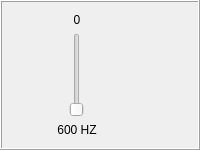
                 <widget class="QFrame" name="frame_4">
                  <property name="frameShape">
                   <enum>QFrame::Box</enum>
                  </property>
                  <property name="frameShadow">
                   <enum>QFrame::Raised</enum>
                  </property>
                  <layout class="QVBoxLayout" name="verticalLayout_6">
                   <item>
                    <layout class="QHBoxLayout" name="horizontalLayout_34">
                     <item>
                      <layout class="QVBoxLayout" name="verticalLayout_36">
                       <item>
                        <widget class="QLabel" name="label_80">
                         <property name="text">
                          <string>0</string>
                         </property>
                         <property name="alignment">
                          <set>Qt::AlignCenter</set>
                         </property>
                        </widget>
                       </item>
                       <item>
                        <layout class="QHBoxLayout" name="horizontalLayout_35">
                         <item>
                          <widget class="QSlider" name="verticalSlider_22">
                           <property name="sizePolicy">
                            <sizepolicy hsizetype="Maximum" vsizetype="Expanding">
                             <horstretch>0</horstretch>
                             <verstretch>0</verstretch>
                            </sizepolicy>
                           </property>
                           <property name="focusPolicy">
                            <enum>Qt::StrongFocus</enum>
                           </property>
                           <property name="layoutDirection">
                            <enum>Qt::LeftToRight</enum>
                           </property>
                           <property name="autoFillBackground">
                            <bool>false</bool>
                           </property>
                           <property name="orientation">
                            <enum>Qt::Vertical</enum>
                           </property>
                          </widget>
                         </item>
                        </layout>
                       </item>
                       <item>
                        <widget class="QLabel" name="label_600_HZ">
                         <property name="text">
                          <string>600 HZ</string>
                         </property>
                         <property name="alignment">
                          <set>Qt::AlignCenter</set>
                         </property>
                        </widget>
                       </item>
                      </layout>
                     </item>
                     <item>
                      <layout class="QVBoxLayout" name="verticalLayout_37">
                       <item>
                        <widget class="QLabel" name="label_82">
                         <property name="maximumSize">
                          <size>
                           <width>40</width>
                           <height>40</height>
                          </size>
                         </property>
                         <property name="text">
                          <string/>
                         </property>
                         <property name="pixmap">
                          <pixmap>instroments_icons/flute.png</pixmap>
                         </property>
                         <property name="scaledContents">
                          <bool>true</bool>
                         </property>
                         <property name="alignment">
                          <set>Qt::AlignCenter</set>
                         </property>
                        </widget>
                       </item>
                       <item>
                        <widget class="QLabel" name="label_83">
                         <property name="maximumSize">
                          <size>
                           <width>40</width>
                           <height>40</height>
                          </size>
                         </property>
                         <property name="text">
                          <string/>
                         </property>
                         <property name="pixmap">
                          <pixmap>instroments_icons/piano.png</pixmap>
                         </property>
                         <property name="scaledContents">
                          <bool>true</bool>
                         </property>
                         <property name="alignment">
                          <set>Qt::AlignCenter</set>
                         </property>
                        </widget>
                       </item>
                       <item>
                        <widget class="QLabel" name="label_84">
                         <property name="maximumSize">
                          <size>
                           <width>40</width>
                           <height>40</height>
                          </size>
                         </property>
                         <property name="text">
                          <string/>
                         </property>
                         <property name="pixmap">
                          <pixmap>instroments_icons/guitar.png</pixmap>
                         </property>
                         <property name="scaledContents">
                          <bool>true</bool>
                         </property>
                         <property name="alignment">
                          <set>Qt::AlignCenter</set>
                         </property>
                        </widget>
                       </item>
                      </layout>
                     </item>
                    </layout>
                   </item>
                  </layout>
                 </widget>
